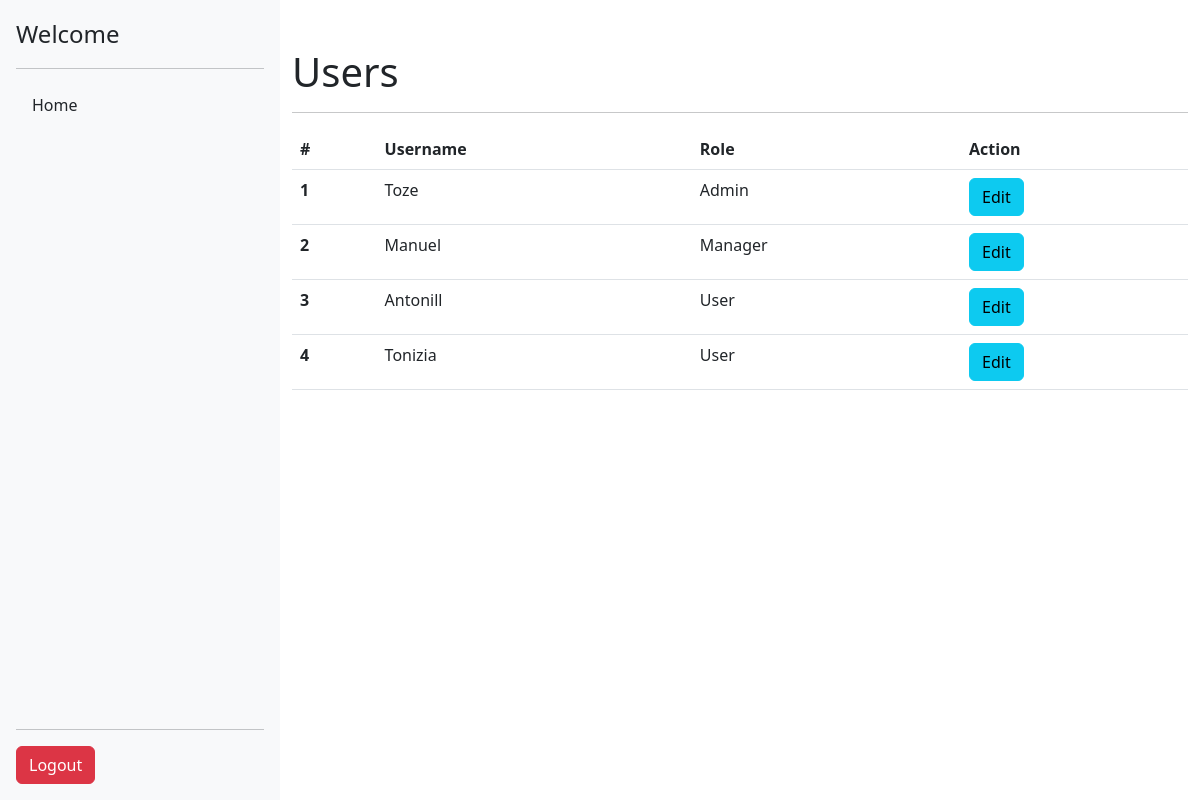
Page /interfaces/admin/users.php on the earlier database version.
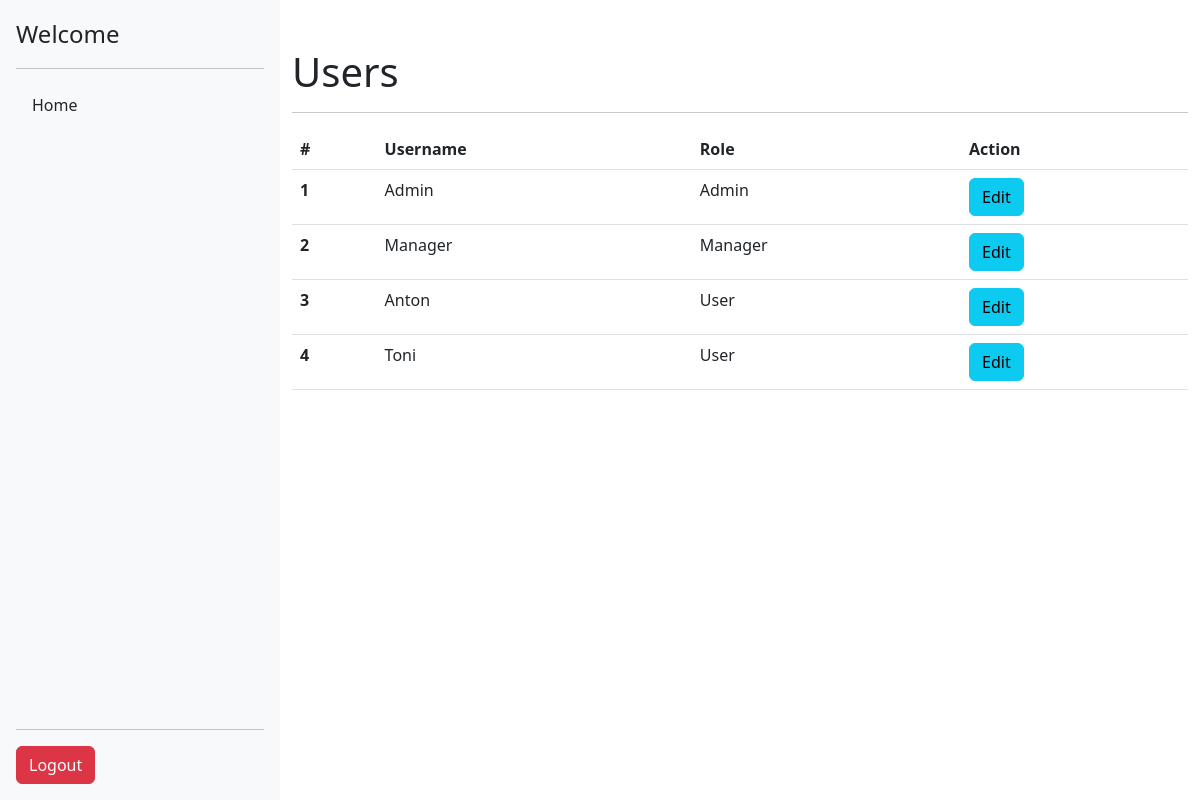
Same page on the later database version.
### tables this page shows
CREATE TABLE `users` (
  `id_user` int NOT NULL AUTO_INCREMENT,
  `name` varchar(255) DEFAULT NULL,
  `name_user` varchar(30) DEFAULT NULL,
  `password` varchar(22) DEFAULT NULL,
  `role` varchar(14) DEFAULT NULL,
  `status` int NOT NULL,
  PRIMARY KEY (`id_user`)
);

### interfaces/admin/users.php (the view, shortened to what this page needs)
<?php
include('../../data/conn.php');
$active_page = 'Users';
include('../shared/head.php');
include('../shared/sidebar.php');
$sql = "Select * from users";
$res = mysqli_query($conn, $sql);
$users = [];
if ($row = mysqli_num_rows($res) > 0) {
	while ($row = mysqli_fetch_assoc($res)) {
		array_push($users, $row);
	}
}
?>
<div class="container mt-5">
	<h1>Users</h1>
	<hr>
	<table class="table">
		<thead>
			<tr>
				<th scope="col">#</th>
				<th scope="col">Username</th>
				<th scope="col">Role</th>
				<th scope="col">Action</th>
			</tr>
		</thead>
		<tbody>
			<?php foreach ($users as $user) : ?>
				<tr>
					<th scope="row"><?php echo $user['id_user'] ?></th>
					<td><?php echo $user['name_user'] ?></td>
					<td><?php echo $user['role'] ?></td>
					<td>
						<a href="edit.php?id=<?php echo $user['id_user'] ?>" class="btn btn-info">
							Edit
						</a>
					</td>
				</tr>
			<?php endforeach; ?>
		</tbody>
	</table>
	</main>
	<?php
	include('../shared/scripts.php');
	?>

### interfaces/shared/head.php (shortened to what this page needs)
<!DOCTYPE html>
<html lang="en">
<head>
	<link rel="stylesheet" href="https://cdn.jsdelivr.net/npm/bootstrap@5.2.3/dist/css/bootstrap.min.css">
</head>

### interfaces/shared/sidebar.php (shortened to what this page needs)
<main class="d-flex flex-nowrap" style="height: 100vh;">
	<div class="d-flex flex-column flex-shrink-0 p-3 bg-light" style="width: 280px;">
		<a href="/interfaces/shared/home.php" class="d-flex align-items-center mb-3 mb-md-0 me-md-auto link-dark text-decoration-none">
			<span class="fs-4">Welcome
			</span>
		</a>
		<hr>
		<ul class="nav nav-pills flex-column mb-auto">
			<li class="nav-item">
				<a href="/interfaces/shared/home.php" <?php echo $active_page == 'Home' ? ' class="active nav-link"' : ''; ?> class="nav-link link-dark">
					Home
				</a>
			</li>
		</ul>
		<hr>
		<form action="/interfaces/shared/logout.php">
			<button type="submit" class="btn btn-danger">Logout</button>
		</form>
	</div>

### interfaces/shared/scripts.php (shortened to what this page needs)
</body>
</html>

Differences in the rows shown:
changed users "Admin": name_user "Toze" → "Admin"
changed users "Manager": name_user "Manuel" → "Manager"
changed users id 3: name_user "Antonill" → "Anton"
changed users id 4: name_user "Tonizia" → "Toni"
